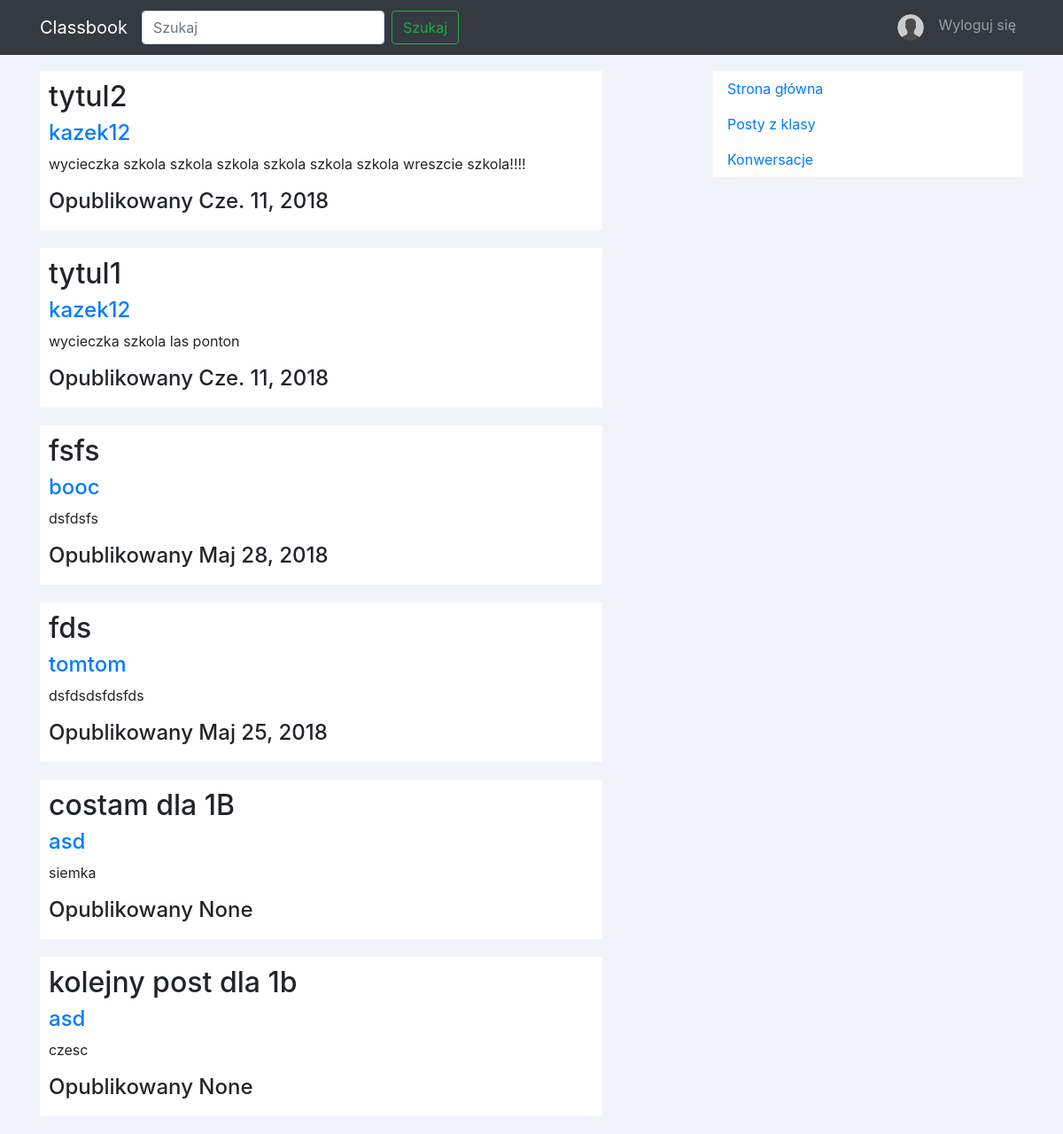
The app's page /tag/polski/ (signed in), older data.
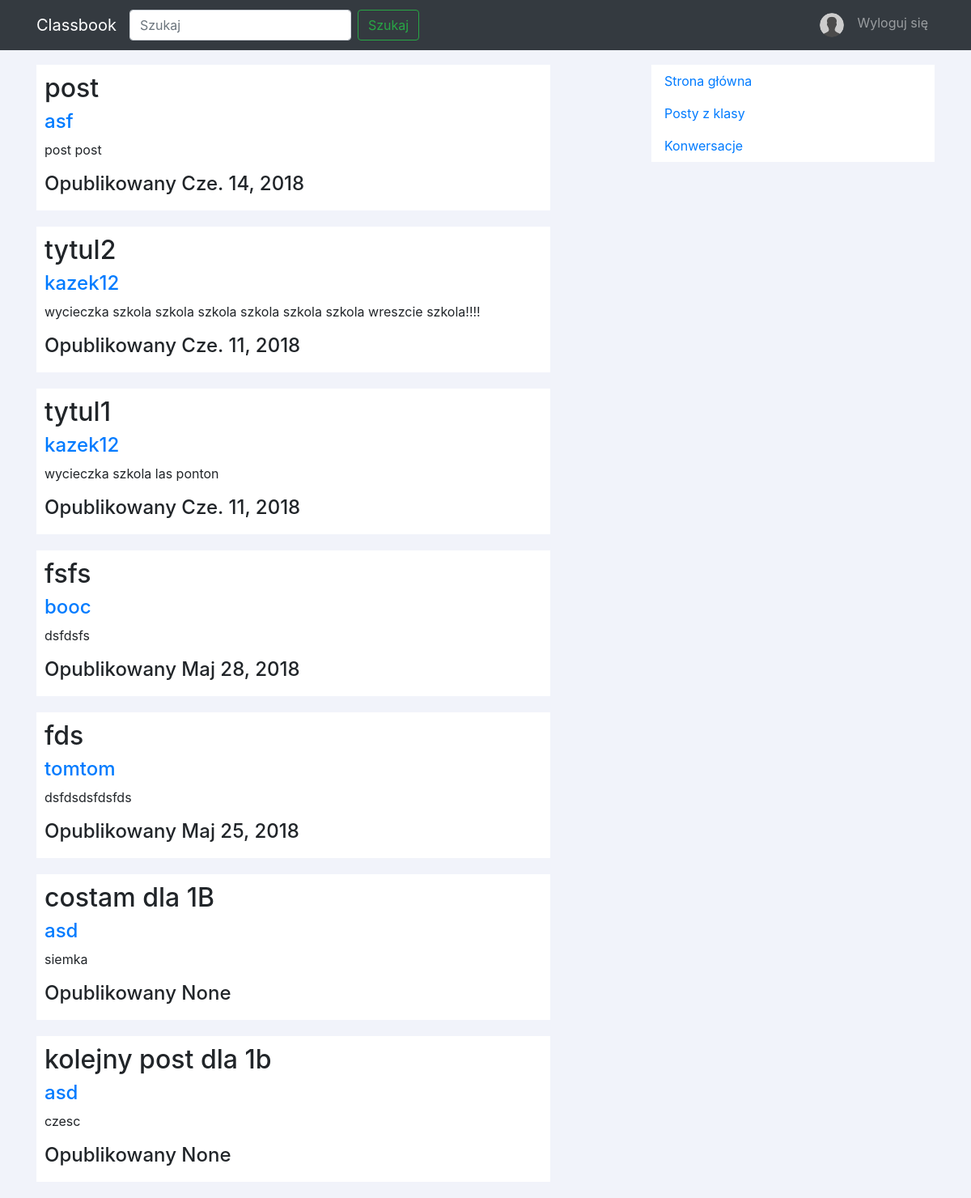
The same page, newer data.
### main/models.py (models this page shows, shortened)
class Post(models.Model):
	title = models.CharField(max_length=150)
	content = models.CharField(max_length=10000)
	publish_date = models.DateTimeField(default=datetime.now)
	user = models.ForeignKey(User, on_delete=models.CASCADE)
	tags = models.ManyToManyField(Tag)
	comments = models.ManyToManyField(Comment)
	photo = models.ImageField(upload_to='main/static/main/imgs/', blank=True, null=True)
	school = models.ForeignKey(School, on_delete=models.CASCADE, null=True, blank=True)
	postClass = models.ForeignKey(Class, on_delete=models.CASCADE, null=True, blank=True)
	class Meta:
		ordering = ['-publish_date', 'title']

### main/views.py (the view)
# urls.py: url(r'^tag/(?P<name>\w+)/$', views.tag_view, name="tag_view"),
@login_required(login_url='/')
def tag_view(request, name):
	posts = Post.objects.filter(tags__name=name)
	context = {
		"name": name,
		"posts": posts
	}
	return render(request, 'search/tag_view.html', context)

### main/templatetags/profile.py (called while the page is built)
@register.simple_tag
def get_profile_avatar(user, view_name = 0, username = 0):
	if view_name:
		avatar = Profile.objects.get(user=User.objects.get(username=username)).avatar
	else:
		avatar = Profile.objects.get(user=user).avatar
	if avatar:
		return avatar.url[4:]
	else:
		return '/static/main/avatars/default.png'

### main/templates/search/tag_view.html (shortened to what this page needs)
{% extends 'main/base.html' %}
{% block header %}
	{% load profile %}
	{% load humanize %}
{% endblock %}
{% block content %}
	<div id="posts">
		{% for post in posts %}
			<div class="post">
				<h2> {{ post.title }} </h2>
				<a href="{% url 'user_view' post.user.username %}"><h4> {{ post.user.username }} </h4></a>
				<p> {{ post.content|truncatewords:20 }} </p>
				<h4> Opublikowany {{ post.publish_date|naturalday }} </h4>
			</div>
		{% endfor %}
	</div>
{% endblock %}

Row changes from the older to the newer data that the page shows:
added Post: title "post", user.username "asf", content "post post", publish_date "Cze. 14, 2018"
